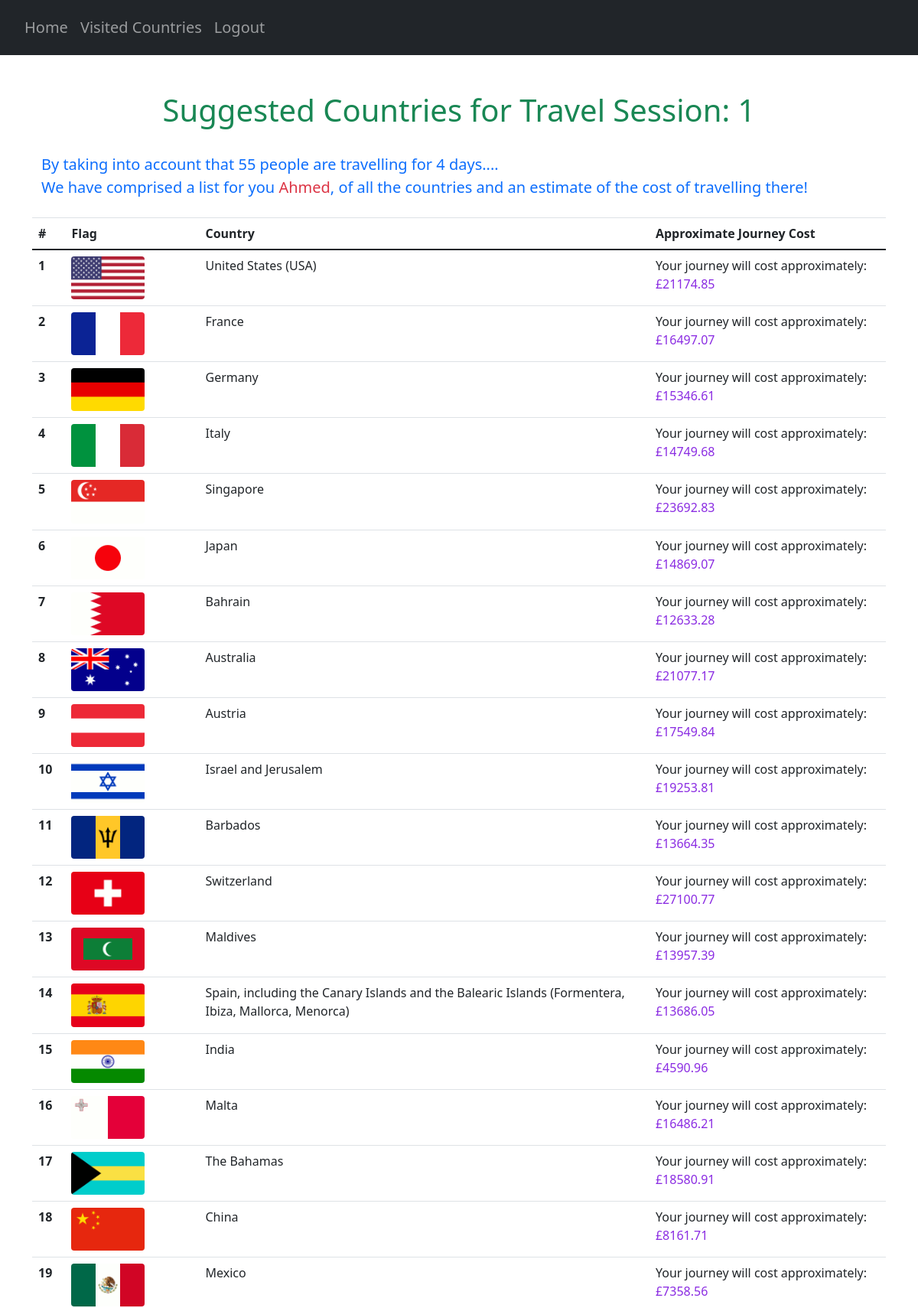
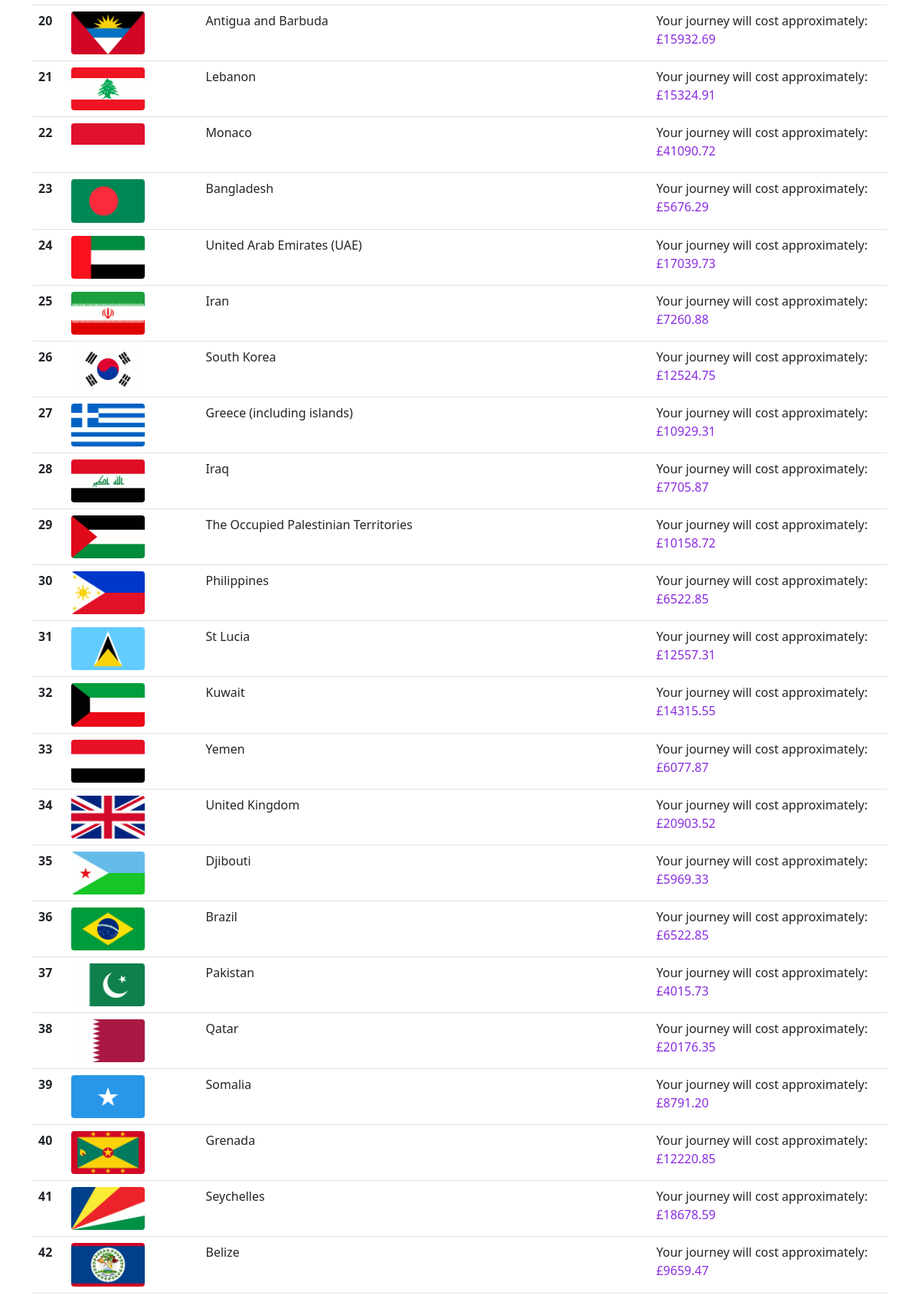
The app's page /suggestions/1 (signed in, upper part) with its own data (2 pictures, top to bottom).
### website/models.py (models this page shows)
class User(db.Model, UserMixin):
    id = db.Column(db.Integer, primary_key=True)
    email = db.Column(db.String(150), unique=True)
    password = db.Column(db.String(150))
    first_name = db.Column(db.String(150))
    countries = db.relationship('UserCountry')
    travel_score = db.relationship('UserTravelScore')

class Country(db.Model):
    country_code = db.Column(db.String(3), primary_key=True)
    country_name = db.Column(db.String(150), unique=True)

### website/views.py (the view)
@views.route("/suggestions/<travelID>", methods=["GET"])
@login_required
def suggestions(travelID):
    countries = Country.query.all()
    AllCountries = {}
    for country in countries:
        AllCountries[country.country_code] = country.country_name
    user_travel_details = []
    try:
        ranked_countries = userCountryScore(travelID, AllCountries)
        ranked_countries_UF = list(map(lambda x: (AllCountries[x[0]], x[1], x[2]), ranked_countries))
        current_travel = UserTravelScore.query.get((current_user.id, travelID))
        num_travellers = current_travel.num_travellers
        travelling_time = current_travel.travelling_time
        user_travel_details.append(travelID)
        user_travel_details.append(num_travellers)
        user_travel_details.append(travelling_time)
        return render_template("suggestions.html",
                               user=current_user,
                               best_countries=ranked_countries_UF,
                               user_travel=user_travel_details)
    except (AttributeError):
        print("ERROR", traceback.format_exc())
        user_travel_details.append(0)
        user_travel_details.append(1)
        return redirect(url_for('views.noTravel'))

### website/__init__.py (called while the page is built)
def create_app():
    app = Flask(__name__)
    app.config['SECRET_KEY'] = 'pog'
    app.config['SQLALCHEMY_DATABASE_URI'] = f'sqlite:///{DB_NAME}'
    db.init_app(app)
    from .views import views
    from .auth import auth
    app.register_blueprint(views, url_prefix='/')
    app.register_blueprint(auth, url_prefix='/')
    from .models import User, Country, UserCountry, Safety, Cost, CulturalValue, CovidRestrictions
    create_database(app)
    login_manager = LoginManager()
    login_manager.login_view = 'auth.login'
    login_manager.init_app(app)
    @login_manager.user_loader
    def load_user(id):
        return User.query.get(int(id))
    return app

### website/questionHandler.py (called while the page is built)
def filterPrevCountries(codes, travelID):
    try:
        current_travel = UserTravelScore.query.get((current_user.id, travelID))
    except (sqlite3.IntegrityError, sqlalchemy.exc.IntegrityError) as e:
        print(e)
    prev_countries = getattr(current_travel, "prev_countries")
    if prev_countries == True:
        return codes
    else:
        suggestionsStream = filter(lambda x:not(doesUserWantThisCountry(x)), codes)
        suggestionsStream = list(suggestionsStream)
        return suggestionsStream

def userCountryScore(travelID, countryCodes):
    try:
        current_travel = UserTravelScore.query.get((current_user.id, travelID))
    except (sqlite3.IntegrityError, sqlalchemy.exc.IntegrityError) as e:
        print(e)
    prev_countries = getattr(current_travel, "prev_countries")
    try:
        calculateCountryScores(travelID, countryCodes)
    except ValueError:
        pass
    sortedCountries = sortCountries(travelID)
    return sortedCountries

### website/templates/suggestions.html (shortened to what this page needs)
{% extends "base.html" %} {% block title %}Countries{% endblock %}
{% block content %}
<div class="container pt-5">
    <h1 align="center"><span class="text-success">Suggested Countries for Travel Session: {{ user_travel[0] }}</span></h1>
    <p class="pt-4 pb-2 text-primary" id="user-countries-header">
        By taking into account that {{ user_travel[1] }} people are travelling for {{ user_travel[2] }} days....<br>
        We have comprised a list for you <span class="text-danger">{{ current_user.first_name }}</span>,
        of all the countries and an estimate of the cost of travelling there!
    </p>
</div>
<table class="table">
    <thead>
        <tr>
            <th scope="col">#</th>
            <th scope="col">Flag</th>
            <th scope="col">Country</th>
            <th scope="col">Approximate Journey Cost</th>
        </tr>
    </thead>
    <tbody>
        {% for country in best_countries %}
        {% set countryName = country[0] %}
        {% set countryDict = country[2] %}
        {% for roughCostText, roughCost in countryDict.items() %}
            <tr>
                <th scope="row">{{ country[1] }}</th>
                <td><img src="/static/flags/{{ countryName }}.png" class="rounded img-fluid" style="max-width: 60%;"></td>
                <td>{{ countryName }}</td>
                <td>{{ roughCostText }}: <span class="cost-number">£{{ roughCost}}</span></td>
            </tr>
        {% endfor %}
        {% endfor %}
    </tbody>
</table>
{% endblock %}

### website/templates/base.html (shortened to what this page needs)
<!DOCTYPE html>
<html>
    <head>
        <link
            rel="stylesheet"
            href="https://stackpath.bootstrapcdn.com/bootstrap/4.4.1/css/bootstrap.min.css"
        />
        <link
            rel="stylesheet"
            href="https://stackpath.bootstrapcdn.com/font-awesome/4.7.0/css/font-awesome.min.css"
        />
        <link rel="stylesheet" href="https://cdn.jsdelivr.net/npm/bootstrap-icons@1.3.0/font/bootstrap-icons.css">
        <link href="https://cdn.jsdelivr.net/npm/bootstrap@5.0.2/dist/css/bootstrap.min.css"
              rel="stylesheet"
        />
        <link href="https://cdn.jsdelivr.net/npm/tom-select@2.0.0-rc.4/dist/css/tom-select.css" rel="stylesheet">
        <link rel="stylesheet" type="text/css" href="/static/extra.css">
    </head>
    <body>
        <section>
            <nav class="navbar navbar-expand-lg bg-dark navbar-dark py-3 ">
                <div class="collapse navbar-collapse" id="navbar">
                    <div class="navbar-nav pl-2 h5">
                        <ul class="navbar-nav">
                            {% if user.is_authenticated %}
                            <li class="nav-item">
                                <a class="nav-link" id="home" href="/">Home</a>
                            </li>
                            <li class="nav-item">
                                <a class="nav-link" id="prev-countries" href="/countries">Visited Countries</a>
                            </li>
                            <li class="nav-item">
                                <a class="nav-link" id="logout" href="/logout">Logout</a>
                            </li>
                            {% endif %}
                        </ul>
                    </div>
                </div>
            </nav>
        </section>
        {% if request.url == "http://127.0.0.1:5000/" %}
            {% block homepage %}
            {% endblock %}
        {% elif request.url == "http://127.0.0.1:5000/countries" %}
            {% block countriespage %}
            {% endblock %}
        {% else %}
            <div class="container" id="main">
            {% block content %}
            {% endblock %}
            </div>
        {% endif %}
    </body>
</html>

### website/static/extra.css (style rules this page uses)
.cost-number { color: blueviolet; }
#user-countries-header { font-size: 20px; }

### records on screen
User: first_name "Ahmed"
Country: country "1", country_name (picture), countryDict "United States (USA)", countryDict "Your journey will cost approximately", countryDict "21174.85"
Country: country "2", country_name (picture), countryDict "France", countryDict "Your journey will cost approximately", countryDict "16497.07"
Country: country "3", country_name (picture), countryDict "Germany", countryDict "Your journey will cost approximately", countryDict "15346.61"
Country: country "4", country_name (picture), countryDict "Italy", countryDict "Your journey will cost approximately", countryDict "14749.68"
Country: country "5", country_name (picture), countryDict "Singapore", countryDict "Your journey will cost approximately", countryDict "23692.83"
Country: country "6", country_name (picture), countryDict "Japan", countryDict "Your journey will cost approximately", countryDict "14869.07"
Country: country "7", country_name (picture), countryDict "Bahrain", countryDict "Your journey will cost approximately", countryDict "12633.28"
Country: country "8", country_name (picture), countryDict "Australia", countryDict "Your journey will cost approximately", countryDict "21077.17"
Country: country "9", country_name (picture), countryDict "Austria", countryDict "Your journey will cost approximately", countryDict "17549.84"
Country: country "10", country_name (picture), countryDict "Israel and Jerusalem", countryDict "Your journey will cost approximately", countryDict "19253.81"
Country: country "11", country_name (picture), countryDict "Barbados", countryDict "Your journey will cost approximately", countryDict "13664.35"
Country: country "12", country_name (picture), countryDict "Switzerland", countryDict "Your journey will cost approximately", countryDict "27100.77"
Country: country "13", country_name (picture), countryDict "Maldives", countryDict "Your journey will cost approximately", countryDict "13957.39"
Country: country "14", country_name (picture), countryDict "Spain, including the Canary Islands and the Balearic Islands (Formentera, Ibiza, Mallorca, Menorca)", countryDict "Your journey will cost approximately", countryDict "13686.05"
Country: country "15", country_name (picture), countryDict "India", countryDict "Your journey will cost approximately", countryDict "4590.96"
Country: country "16", country_name (picture), countryDict "Malta", countryDict "Your journey will cost approximately", countryDict "16486.21"
Country: country "17", country_name (picture), countryDict "The Bahamas", countryDict "Your journey will cost approximately", countryDict "18580.91"
Country: country "18", country_name (picture), countryDict "China", countryDict "Your journey will cost approximately", countryDict "8161.71"
Country: country "19", country_name (picture), countryDict "Mexico", countryDict "Your journey will cost approximately", countryDict "7358.56"
Country: country "20", country_name (picture), countryDict "Antigua and Barbuda", countryDict "Your journey will cost approximately", countryDict "15932.69"
Country: country "21", country_name (picture), countryDict "Lebanon", countryDict "Your journey will cost approximately", countryDict "15324.91"
Country: country "22", country_name (picture), countryDict "Monaco", countryDict "Your journey will cost approximately", countryDict "41090.72"
Country: country "23", country_name (picture), countryDict "Bangladesh", countryDict "Your journey will cost approximately", countryDict "5676.29"
Country: country "24", country_name (picture), countryDict "United Arab Emirates (UAE)", countryDict "Your journey will cost approximately", countryDict "17039.73"
Country: country "25", country_name (picture), countryDict "Iran", countryDict "Your journey will cost approximately", countryDict "7260.88"
Country: country "26", country_name (picture), countryDict "South Korea", countryDict "Your journey will cost approximately", countryDict "12524.75"
Country: country "27", country_name (picture), countryDict "Greece (including islands)", countryDict "Your journey will cost approximately", countryDict "10929.31"
Country: country "28", country_name (picture), countryDict "Iraq", countryDict "Your journey will cost approximately", countryDict "7705.87"
Country: country "29", country_name (picture), countryDict "The Occupied Palestinian Territories", countryDict "Your journey will cost approximately", countryDict "10158.72"
Country: country "30", country_name (picture), countryDict "Philippines", countryDict "Your journey will cost approximately", countryDict "6522.85"
Country: country "31", country_name (picture), countryDict "St Lucia", countryDict "Your journey will cost approximately", countryDict "12557.31"
Country: country "32", country_name (picture), countryDict "Kuwait", countryDict "Your journey will cost approximately", countryDict "14315.55"
Country: country "33", country_name (picture), countryDict "Yemen", countryDict "Your journey will cost approximately", countryDict "6077.87"
Country: country "34", country_name (picture), countryDict "United Kingdom", countryDict "Your journey will cost approximately", countryDict "20903.52"
Country: country "35", country_name (picture), countryDict "Djibouti", countryDict "Your journey will cost approximately", countryDict "5969.33"
Country: country "36", country_name (picture), countryDict "Brazil", countryDict "Your journey will cost approximately", countryDict "6522.85"
Country: country "37", country_name (picture), countryDict "Pakistan", countryDict "Your journey will cost approximately", countryDict "4015.73"
Country: country "38", country_name (picture), countryDict "Qatar", countryDict "Your journey will cost approximately", countryDict "20176.35"
Country: country "39", country_name (picture), countryDict "Somalia", countryDict "Your journey will cost approximately", countryDict "8791.20"
Country: country "40", country_name (picture), countryDict "Grenada", countryDict "Your journey will cost approximately", countryDict "12220.85"
Country: country "41", country_name (picture), countryDict "Seychelles", countryDict "Your journey will cost approximately", countryDict "18678.59"
Country: country "42", country_name (picture), countryDict "Belize", countryDict "Your journey will cost approximately", countryDict "9659.47"

### other values on screen
{{ user_travel[0] }} "1"
{{ user_travel[1] }} "55"
{{ user_travel[2] }} "4"
